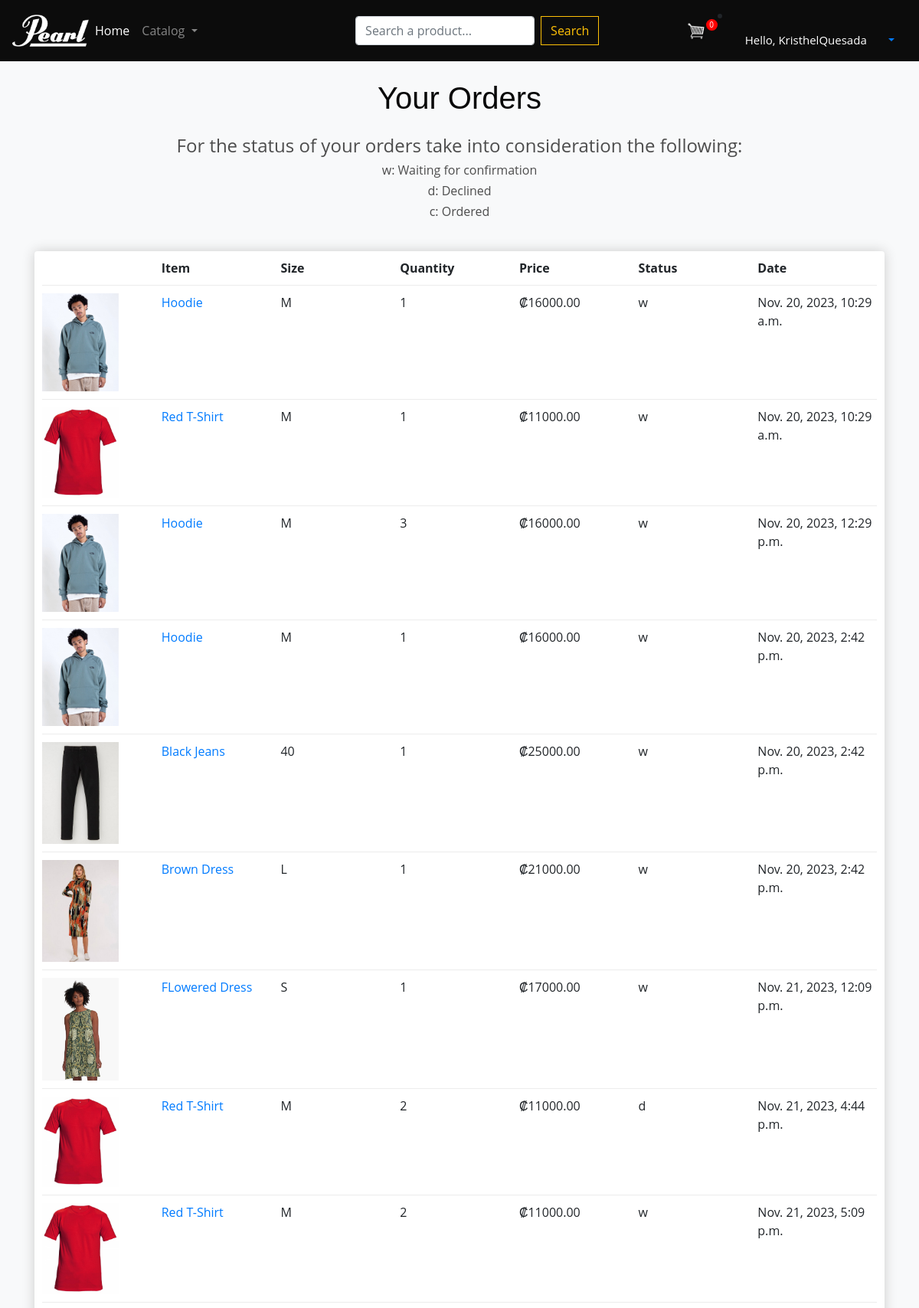
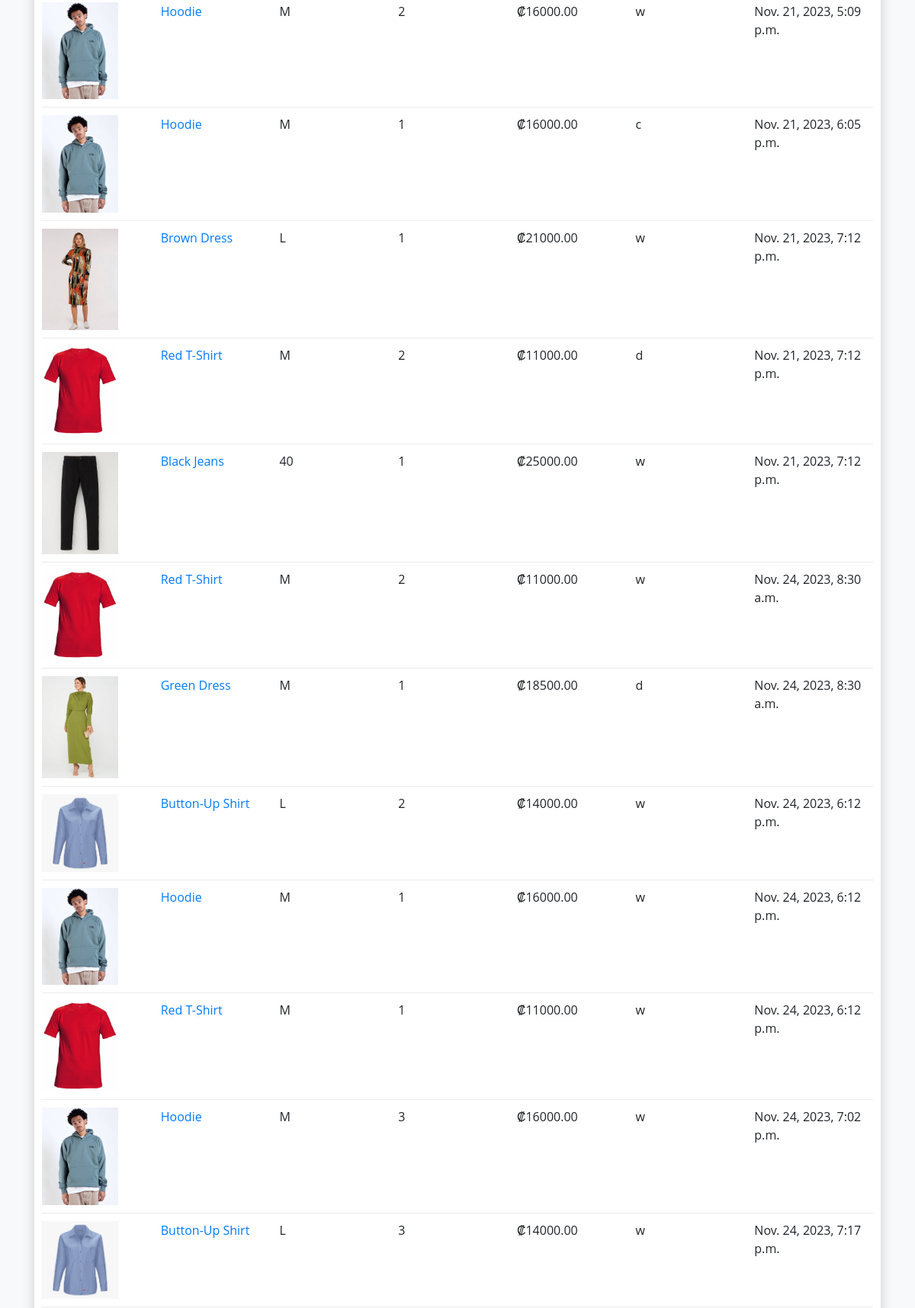
/view_orders/ (signed in, upper part), run on the app's committed database (2 pictures, top to bottom).
### store/models.py (models this page shows, shortened)
class OrderItem(models.Model):
    product = models.ForeignKey(
        Product,
        on_delete=models.SET_NULL,
        null=True
    )
    order = models.ForeignKey(
        Order,
        on_delete=models.SET_NULL,
        null=True
    )
    quantity = models.IntegerField(
        default=0,
        null=True,
        blank=True
    )
    date_added = models.DateTimeField(auto_now_add=True)
    ENCARGO_STATUS = (
        ('w', 'En solicitud'),
        ('d', 'Declinado'),
        ('c', 'Encargado'),
    )
    status = models.CharField(
        max_length=1,
        choices=ENCARGO_STATUS,
        blank=True,
        default='w',
        help_text='Estado del producto'
    )

class Product(models.Model):
    name = models.CharField(max_length=200, null=True)
    price = models.FloatField()
    image = models.ImageField(null=True, blank=True)
    digital = models.BooleanField(default=False, null=True, blank=True)
    estilo = models.ForeignKey(
        Estilo,
        on_delete=models.SET_NULL,
        null=True,
        help_text='Seleccione el o los estilos de este articulo.'
    )
    talla = models.CharField(
        max_length=10,
        null=True,
        blank=True,
        help_text='Agregue la talla de la prenda.'
    )
    marca = models.ForeignKey(
        Marca,
        on_delete=models.SET_NULL,
        null=True,
        help_text='Seleccione la marca de este articulo.'
    )
    description = models.CharField(
        max_length=100,
        null=True,
        help_text='Agregue una descripcion al articulo.'
    )
    def __str__(self):
        return self.name
    @property
    def imageURL(self):
        try:
            url = self.image.url
        except Exception:
            url = ''
        return url

class Order(models.Model):
    customer = models.ForeignKey(
        Customer,
        on_delete=models.SET_NULL,
        null=True,
        blank=True
    )
    date_ordered = models.DateTimeField(auto_now_add=True)
    complete = models.BooleanField(
        default=False
    )
    transaction_id = models.CharField(max_length=100, null=True)
    '''
    El siguiente metodo es para la seccion de shipping
    esta pensado bajo la logica que pueden haber produ-
    tos digitales y fisicos. El metodo revisa si es
    fisico o digital y con base a eso habilita la posi-
    bilidad de hacer ship del producto.
    '''
    @property
    def shipping(self):
        shipping = False
        orderitems = self.orderitem_set.all()
        for i in orderitems:
            if i.product.digital is False:
                shipping = True
        return shipping
    '''
    Los dos siguientes metodos es para calcular el total de
    items para una orden al igual que su precio.
    '''
    @property
    def get_cart_items(self):
        orderitems = self.orderitem_set.all()
        total = sum([item.quantity for item in orderitems])
        return total

### store/views.py (the view)
# urls.py: path('view_orders/', views.viewOrders, name='view_orders'),
def viewOrders(request):
    user = request.user
    orders = OrderItem.objects.filter(order__customer__user=user)
    data = cartData(request)
    cartItems = data['cartItems']
    context = {
        'orders': orders,
        'cartItems': cartItems
    }
    return render(request, 'store/view_orders.html', context)

### store/utils.py (called while the page is built)
def cartData(request):
    if request.user.is_authenticated:
        customer = request.user.customer
        order, created = Order.objects.get_or_create(
            customer=customer,
            complete=False
        )
        items = order.orderitem_set.all()
        cartItems = order.get_cart_items
    else:
        cookieData = cookieCart(request)
        cartItems = cookieData['cartItems']
        order = cookieData['order']
        items = cookieData['items']
    return {
        'cartItems': cartItems,
        'order': order,
        'items': items
    }

### store/templates/store/view_orders.html
{% extends 'store/main.html' %}
{% load static %}
{% block content %}
    <center>
        <h1>Your Orders</h1> <br>
        <h4> For the status of your orders take into consideration the following:</h4>
        <h6>w: Waiting for confirmation</h6>
        <h6>d: Declined</h6>
        <h6>c: Ordered</h6>
    </center>
	<div class="row">
		<div class="col-lg-12">
            <br>
			<div class="box-element">
				<div class="cart-row">
					<div style="flex:2"></div>
					<div style="flex:2"><strong>Item</strong></div>
                    <div style="flex:2"><strong>Size</strong></div>
                    <div style="flex:2"><strong>Quantity</strong></div>
					<div style="flex:2"><strong>Price</strong></div>
					<div style="flex:2"><strong>Status</strong></div>
                    <div style="flex:2"><strong>Date</strong></div>
				</div>
				{% for order in orders %}
				<div class="cart-row" id="producto">
					<div style="flex:2"><img class="row-image" src="{{order.product.imageURL}}"></div>
					<div style="flex:2">
                        <a href="{% url 'view_product' order.product.id %}">{{ order.product }}</a>
                    </div>
                    <div style="flex:2">{{order.product.talla}}</div>
                    <div style="flex:2">{{order.quantity}}</div>
					<div style="flex:2">₡{{order.product.price|floatformat:2}}</div>
					<div style="flex:2">{{order.status}}</div>
                    <div style="flex:2">{{order.order.date_ordered}}</div>
				</div>
				{% endfor %}
		</div>
	</div>
	<br>
	<br>
{% endblock content %}

### store/templates/store/main.html (shortened to what this page needs)
<!DOCTYPE html>
{% load static %}
<html>
<head>
    <link rel="stylesheet" href="https://stackpath.bootstrapcdn.com/bootstrap/4.4.1/css/bootstrap.min.css">
    <link rel="stylesheet" type="text/css" href="{% static 'css/main.css' %}"/>
</head>
<body>
  <div>
	<nav class="navbar navbar-expand-lg navbar-dark bg-dark">
    <div class="form-inline my-2 my-lg-0">
      <a href="{% url 'store' %}">
        <img  id="logo" src="{% static 'images/logo.png' %}">
      </a>
    </div>
  <div class="collapse navbar-collapse" id="navbarSupportedContent">
    <ul class="navbar-nav mr-auto">
      <li class="nav-item active">
        <a class="nav-link" href="{% url 'store' %}"> Home <span class="sr-only">(current)</span></a>
      </li>
      <li class="nav-item dropdown">
        <a class="nav-link dropdown-toggle" href="#" id="navbarDropdown" role="button" data-toggle="dropdown" aria-haspopup="true" aria-expanded="false">
          Catalog
        </a>
      </li>
    </ul>
    <form class="form-inline mx-auto my-2" method=POST action="{% url 'search' %}">
      <input class="form-control mr-sm-2" type="search" placeholder="Search a product..." aria-label="Search" name="searched">
      <button class="btn btn-outline-warning my-2 my-sm-0" type="submit">Search</button>
    </form>
    <div class="form-inline my-2 my-lg-0">
	     	<a href="{% url 'cart' %}">
	    		<img  id="cart-icon" src="{% static 'images/cart.png' %}">
	    	</a>
	    	<p id="cart-total">{{cartItems}}</p>
  </div>
  <li class="nav-item dropdown" id="useroptions">
    <a class="nav-link dropdown-toggle" href="#" id="navbarDropdown" role="button" data-toggle="dropdown" aria-haspopup="true" aria-expanded="false">
      <span class="hello-msg">Hello, {{request.user}}</span>
    </a>
  </li>
  </nav>
  </div>
     <div class="container">
            <br>
            {% block content %}
            {% endblock content %}
         </div>
</body>
</html>

### static/css/main.css (style rules this page uses)
body { background-color: #f8f9fa; }
h1,h2,h3,h4,h5,h6 { color:hsl(0, 0%, 30%); }
.hello-msg { font-size: 15px; color: #fff; margin-right: 20px; margin-left: 20px; }
.box-element { box-shadow:hsl(0, 0%, 80%) 0 0 16px; background-color: #fff; border-radius: 4px; padding: 10px; }
.bg-dark { background-color: #0c0c0c!important; }
#logo { width:100px; display: inline-block; }
#cart-icon { width:25px; display: inline-block; margin-left: 15px; }
#cart-total { display: block; text-align: center; color:#fff; background-color: red; width: 15px; height: 15px; border-radius: 50%; font-size: 10px; }
.col-lg-4, .col-lg-6, .col-lg-8, .col-lg-12 { margin-top: 10px; }
.btn { border-radius: 0; }
.row-image { width: 100px; }
.cart-row { display: flex; align-items: flex-stretch; padding-bottom: 10px; margin-bottom: 10px; border-bottom: 1px solid #ececec; }
* { box-sizing: border-box; padding: 0; margin: 0; font-family: 'Open Sans', sans-serif; }
body { line-height: 1.5; }
img { width: 100%; display: block; }
h1 { position: relative; padding: 0; margin: 0; font-family: "Raleway", sans-serif; font-weight: 300; font-size: 40px; color: #080808; -webkit-transition: all 0.4s ease 0s; -o-transition: all 0.4s ease 0s; transition: all 0.4s ease 0s; }

### data on the page
OrderItem: product.imageURL (picture), product "Hoodie", product.talla "M", quantity "1", product.price "16000.00", status "w", order.date_ordered "Nov. 20, 2023, 10:29 a.m."
OrderItem: product.imageURL (picture), product "Red T-Shirt", product.talla "M", quantity "1", product.price "11000.00", status "w", order.date_ordered "Nov. 20, 2023, 10:29 a.m."
OrderItem: product.imageURL (picture), product "Hoodie", product.talla "M", quantity "3", product.price "16000.00", status "w", order.date_ordered "Nov. 20, 2023, 12:29 p.m."
OrderItem: product.imageURL (picture), product "Hoodie", product.talla "M", quantity "1", product.price "16000.00", status "w", order.date_ordered "Nov. 20, 2023, 2:42 p.m."
OrderItem: product.imageURL (picture), product "Black Jeans", product.talla "40", quantity "1", product.price "25000.00", status "w", order.date_ordered "Nov. 20, 2023, 2:42 p.m."
OrderItem: product.imageURL (picture), product "Brown Dress", product.talla "L", quantity "1", product.price "21000.00", status "w", order.date_ordered "Nov. 20, 2023, 2:42 p.m."
OrderItem: product.imageURL (picture), product "FLowered Dress", product.talla "S", quantity "1", product.price "17000.00", status "w", order.date_ordered "Nov. 21, 2023, 12:09 p.m."
OrderItem: product.imageURL (picture), product "Red T-Shirt", product.talla "M", quantity "2", product.price "11000.00", status "d", order.date_ordered "Nov. 21, 2023, 4:44 p.m."
OrderItem: product.imageURL (picture), product "Red T-Shirt", product.talla "M", quantity "2", product.price "11000.00", status "w", order.date_ordered "Nov. 21, 2023, 5:09 p.m."
OrderItem: product.imageURL (picture), product "Hoodie", product.talla "M", quantity "2", product.price "16000.00", status "w", order.date_ordered "Nov. 21, 2023, 5:09 p.m."
OrderItem: product.imageURL (picture), product "Hoodie", product.talla "M", quantity "1", product.price "16000.00", status "c", order.date_ordered "Nov. 21, 2023, 6:05 p.m."
OrderItem: product.imageURL (picture), product "Brown Dress", product.talla "L", quantity "1", product.price "21000.00", status "w", order.date_ordered "Nov. 21, 2023, 7:12 p.m."
OrderItem: product.imageURL (picture), product "Red T-Shirt", product.talla "M", quantity "2", product.price "11000.00", status "d", order.date_ordered "Nov. 21, 2023, 7:12 p.m."
OrderItem: product.imageURL (picture), product "Black Jeans", product.talla "40", quantity "1", product.price "25000.00", status "w", order.date_ordered "Nov. 21, 2023, 7:12 p.m."
OrderItem: product.imageURL (picture), product "Red T-Shirt", product.talla "M", quantity "2", product.price "11000.00", status "w", order.date_ordered "Nov. 24, 2023, 8:30 a.m."
OrderItem: product.imageURL (picture), product "Green Dress", product.talla "M", quantity "1", product.price "18500.00", status "d", order.date_ordered "Nov. 24, 2023, 8:30 a.m."
OrderItem: product.imageURL (picture), product "Button-Up Shirt", product.talla "L", quantity "2", product.price "14000.00", status "w", order.date_ordered "Nov. 24, 2023, 6:12 p.m."
OrderItem: product.imageURL (picture), product "Hoodie", product.talla "M", quantity "1", product.price "16000.00", status "w", order.date_ordered "Nov. 24, 2023, 6:12 p.m."
OrderItem: product.imageURL (picture), product "Red T-Shirt", product.talla "M", quantity "1", product.price "11000.00", status "w", order.date_ordered "Nov. 24, 2023, 6:12 p.m."
OrderItem: product.imageURL (picture), product "Hoodie", product.talla "M", quantity "3", product.price "16000.00", status "w", order.date_ordered "Nov. 24, 2023, 7:02 p.m."
OrderItem: product.imageURL (picture), product "Button-Up Shirt", product.talla "L", quantity "3", product.price "14000.00", status "w", order.date_ordered "Nov. 24, 2023, 7:17 p.m."

### other printed values
{{ cartItems }} "0"
{{ request.user }} "KristhelQuesada"
